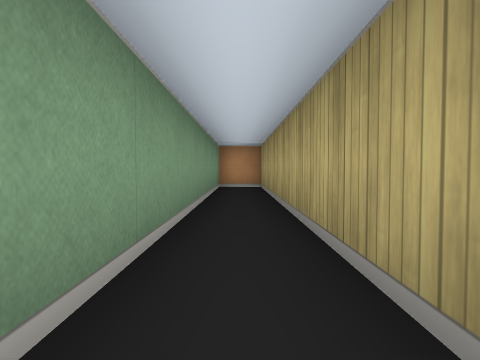
view 1 (above)

20 first-person views from a walk through a cub3D ray-caster map. The camera is about half as high as the walls, tilts 2° down and sees 75° across. The floor is counted in squares. Each view is taken from the middle of a square. On the plan, view 1 faces up. The plan holds only what a view shows up to about 9 squares ahead; the rest is blank.

view 2
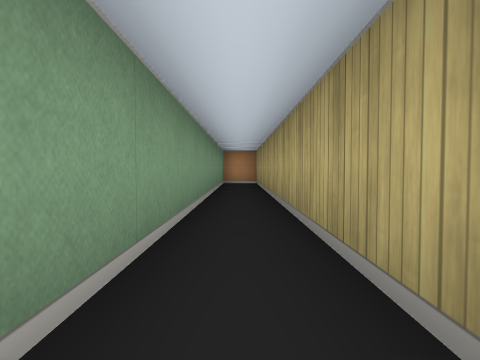

view 3
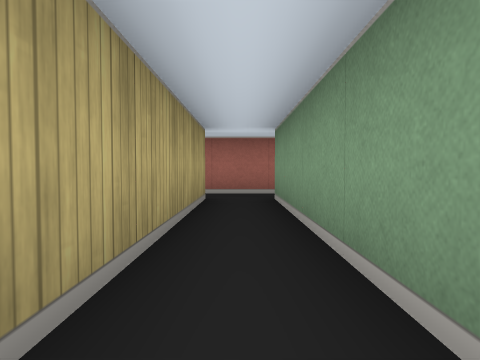

view 4
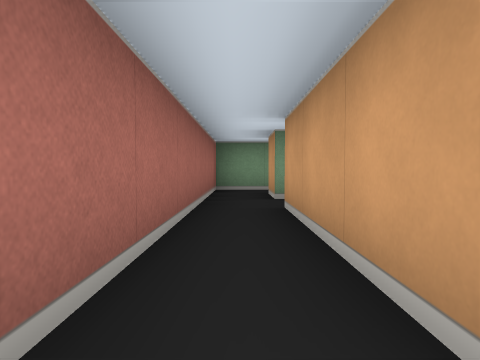

view 5
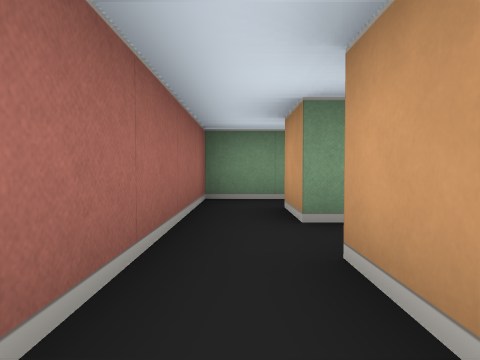

view 6
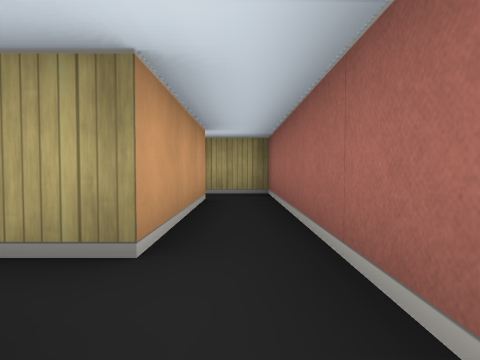

view 7
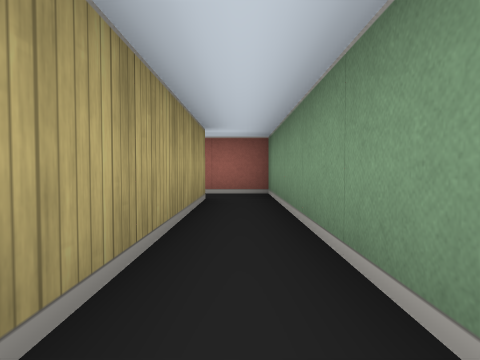

view 8
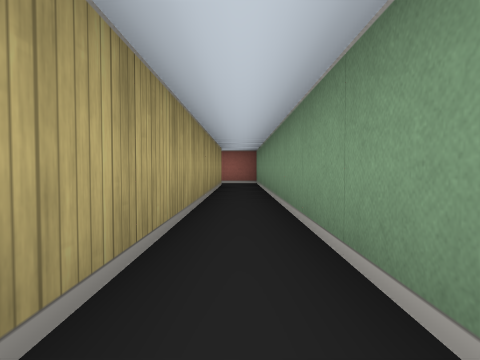

view 9
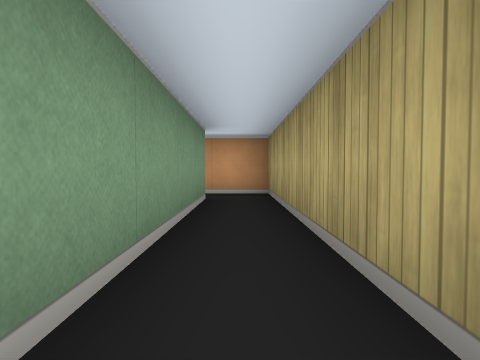

view 10
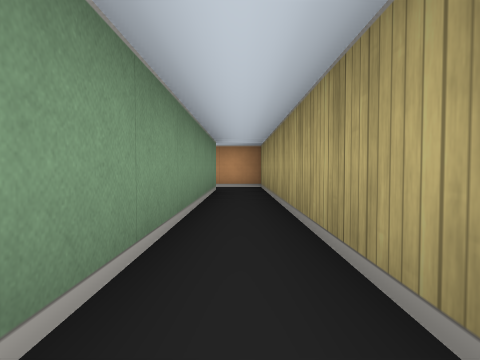

view 11
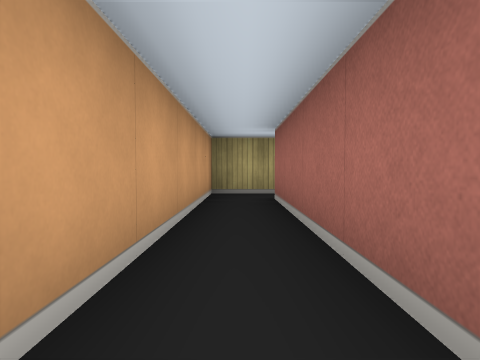

view 12
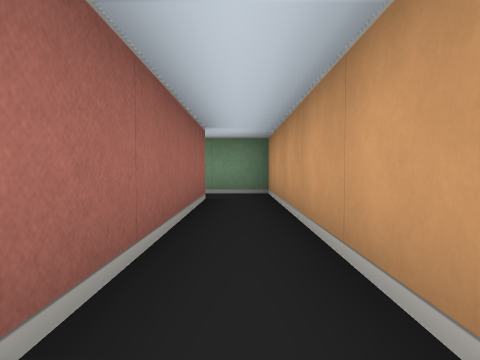

view 13
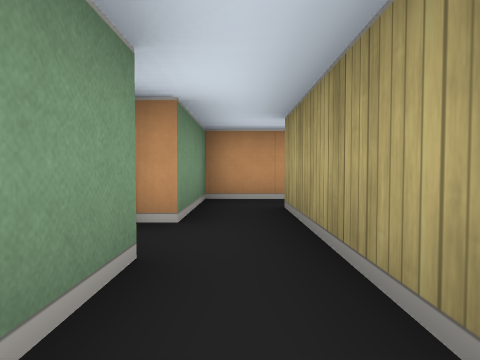

view 14
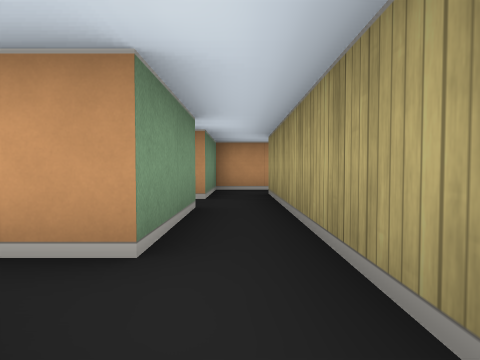

view 15
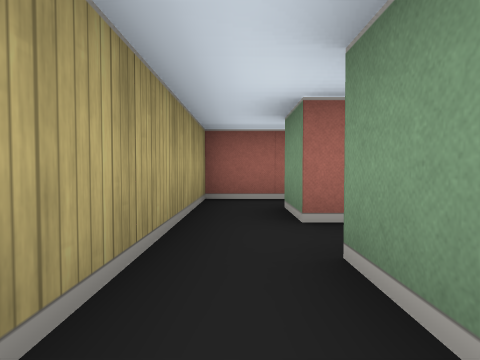

view 16
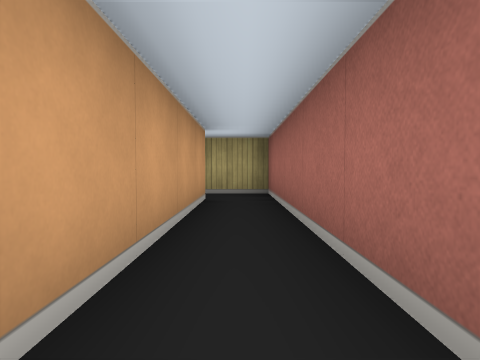

view 17
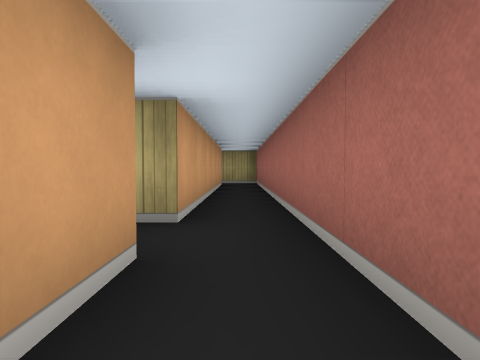

view 18
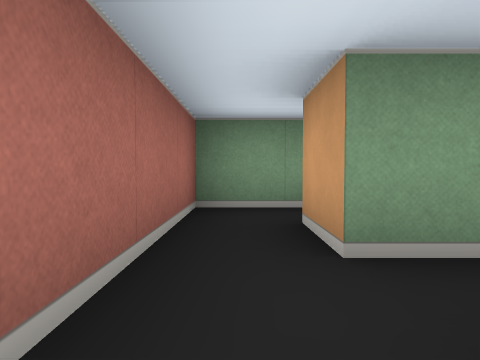

view 19
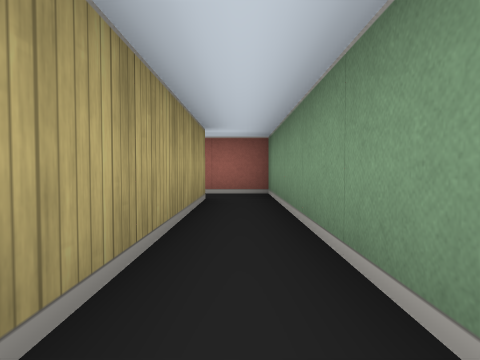

view 20
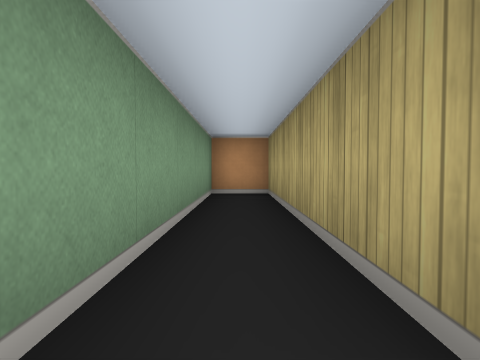

### Floor plan
Ten units are one square. View 1 is at (0, 0); x grows to the right and y downward. Boxes are objects, and circles mark ways between rooms. Rooms are numbered by the first view taken in them; rooms with no view inside come last. Other rooms are left out.
<svg viewBox="-180 -80 230 130">
<path fill="none" stroke="#000" d="M-5 45 45 45 45 34M35 35 5 35 5 -75 -5 -75 -5 35M-5 35 -15 35 -15 -75 -25 -75M-25 -65 -25 45 -5 45M-85 -45 -85 -25M-85 -15 -85 -5M-75 -5 -75 -65 -25 -65M-25 -75 -85 -75 -85 -55M-155 5 -75 5 -75 -5M-85 -5 -145 -5M-155 -5 -165 -5 -165 -55 -175 -55 -175 5 -155 5"/>
<circle cx="-10" cy="40" r="3" fill="#2a7"/>
<circle cx="-30" cy="-70" r="3" fill="#2a7"/>
<circle cx="-80" cy="-10" r="3" fill="#2a7"/>
<circle cx="-160" cy="0" r="3" fill="#2a7"/>
<text x="0" y="0">1</text>
<text x="-20" y="-10">2</text>
<text x="-80" y="-50">3</text>
<text x="-120" y="0">4</text>
<text x="-170" y="-20">5</text>
</svg>
Room 1 opens to room 2. Room 2 opens to room 3. Room 3 opens to room 4. Room 4 opens to room 5.

Where each view was taken, in squares from view 1:
view 1: 0 up, 0 right, facing up
view 2: 2 down, 0 right, facing up
view 3: 1 up, 0 right, facing down
view 4: 4 down, 4 right, facing left
view 5: 4 down, 2 right, facing left
view 6: 4 down, 1 left, facing right
view 7: 1 up, 2 left, facing down
view 8: 5 up, 2 left, facing down
view 9: 2 up, 2 left, facing up
view 10: 0 up, 2 left, facing up
view 11: 7 up, 7 left, facing right
view 12: 7 up, 3 left, facing left
view 13: 3 up, 8 left, facing up
view 14: 1 up, 8 left, facing up
view 15: 4 up, 8 left, facing down
view 16: 0 up, 13 left, facing right
view 17: 0 up, 17 left, facing right
view 18: 0 up, 14 left, facing left
view 19: 5 up, 17 left, facing down
view 20: 0 up, 17 left, facing up
